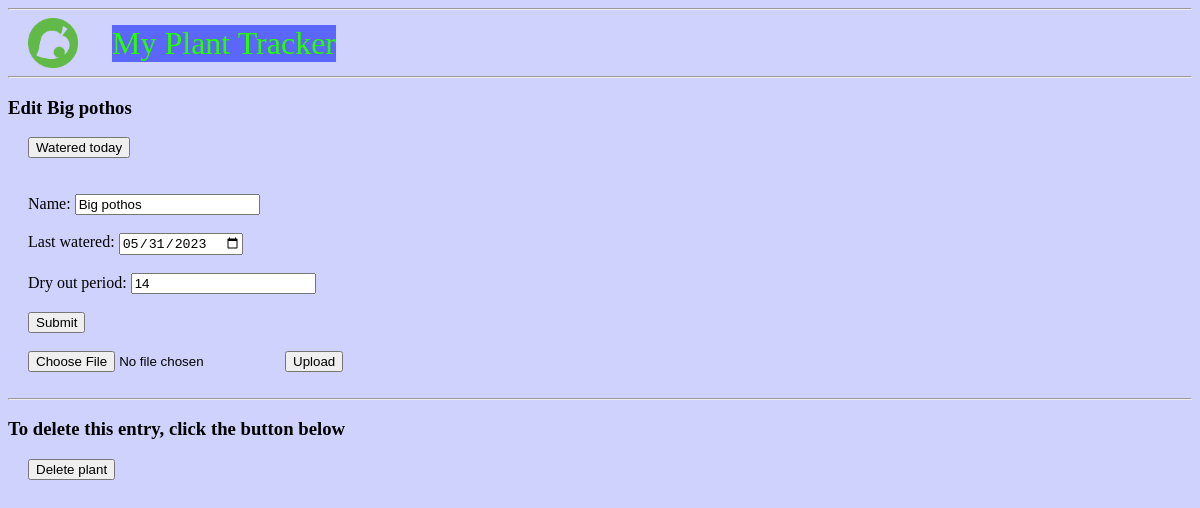
The app's page /Big pothos/edit/, older data.
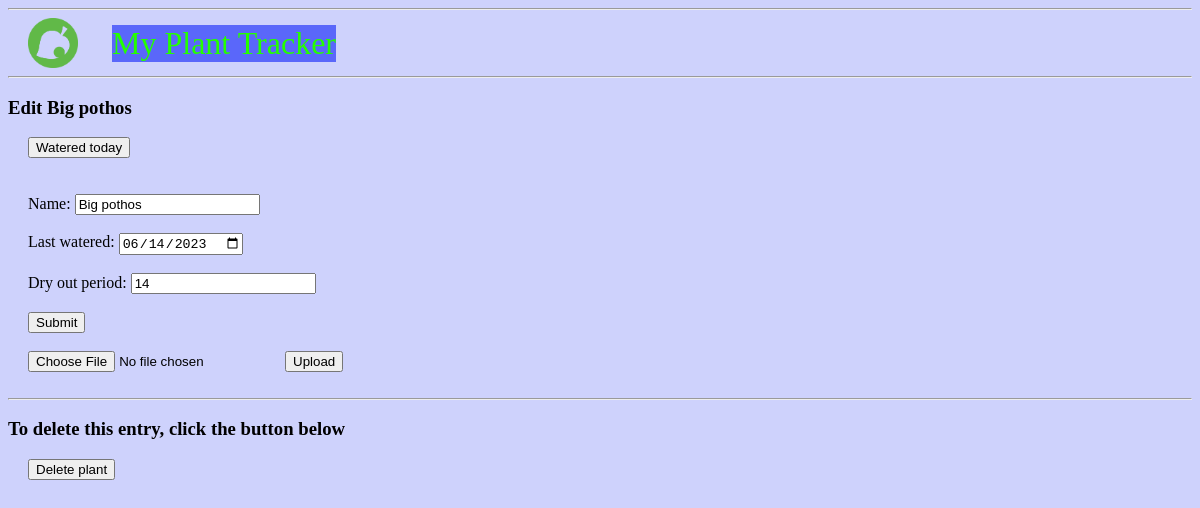
The same page, newer data.
### tables this page shows
CREATE TABLE plants (
	id INTEGER PRIMARY KEY AUTOINCREMENT,
	name TEXT NOT NULL,
	lastWatered DATE NOT NULL,
	dryOut INTEGER NOT NULL
, remaining TINYINT);

### plantFlask.py (the view, shortened to what this page needs)
@app.route('/<string:plantName>/edit/', methods=('GET', 'POST'))
def edit(plantName):
	plant = get_plant(plantName)
	print(plant)
	return render_template('edit.html', plant=plant)

### plantFlask.py (called while the page is built)
def get_db_connection():
	conn = sqlite3.connect('database.db')
	conn.row_factory = sqlite3.Row
	return conn

def get_plant(plantName):
	conn = get_db_connection()
	plant = conn.execute('SELECT * FROM plants WHERE name = ?', (plantName,)).fetchone()
	conn.close()
	return plant

### templates/edit.html
{% extends 'base.html' %}
{% block content %}
	<h3>Edit {{ plant['name'] }}</h3>
        <form action="{{ url_for('wateredToday', plantName=plant['name']) }}" method="POST", class="edit">
                <input type="submit" value="Watered today"
                        onclick="return confirm('Watered today?')">
	</form>
	<br>
	<form method="post", class="edit", enctype=multipart/form-data>
		<br>
		<label for="name">Name: </label>
		<input type="text" name="name"
			value="{{ request.form['name'] or plant['name'] }}"></input>
		<br>
		<br>
		<label for="lastWatered">Last watered: </label>
		<input type="date" name="lastWatered"
			value="{{ request.form['lastWatered'] or plant['lastWatered'] }}"></input>
		<br>
		<br>
		<label for="dryOut">Dry out period: </label>
		<input type="text" name="dryOut"
			value="{{ request.form['dryOut'] or plant['dryOut'] }}"></input>
		<br>
		<br>
		<button type="submit">Submit</button>
		<br>
		<br>
		<input type=file name=file>
		<input type=submit value=Upload>
	</form>
	<br>
	<hr>
	<h3>To delete this entry, click the button below</h3>
	<form action="{{ url_for('delete', plantName=plant['name']) }}" method="POST", class="edit">
		<input type="submit" value="Delete plant"
			onclick="return confirm('Are you sure you want to delete this plant?')">
	</form>
{% endblock %}

Row changes from the older to the newer data that the page shows:
changed plants "Big pothos": lastWatered "05/31/2023" → "06/14/2023"
